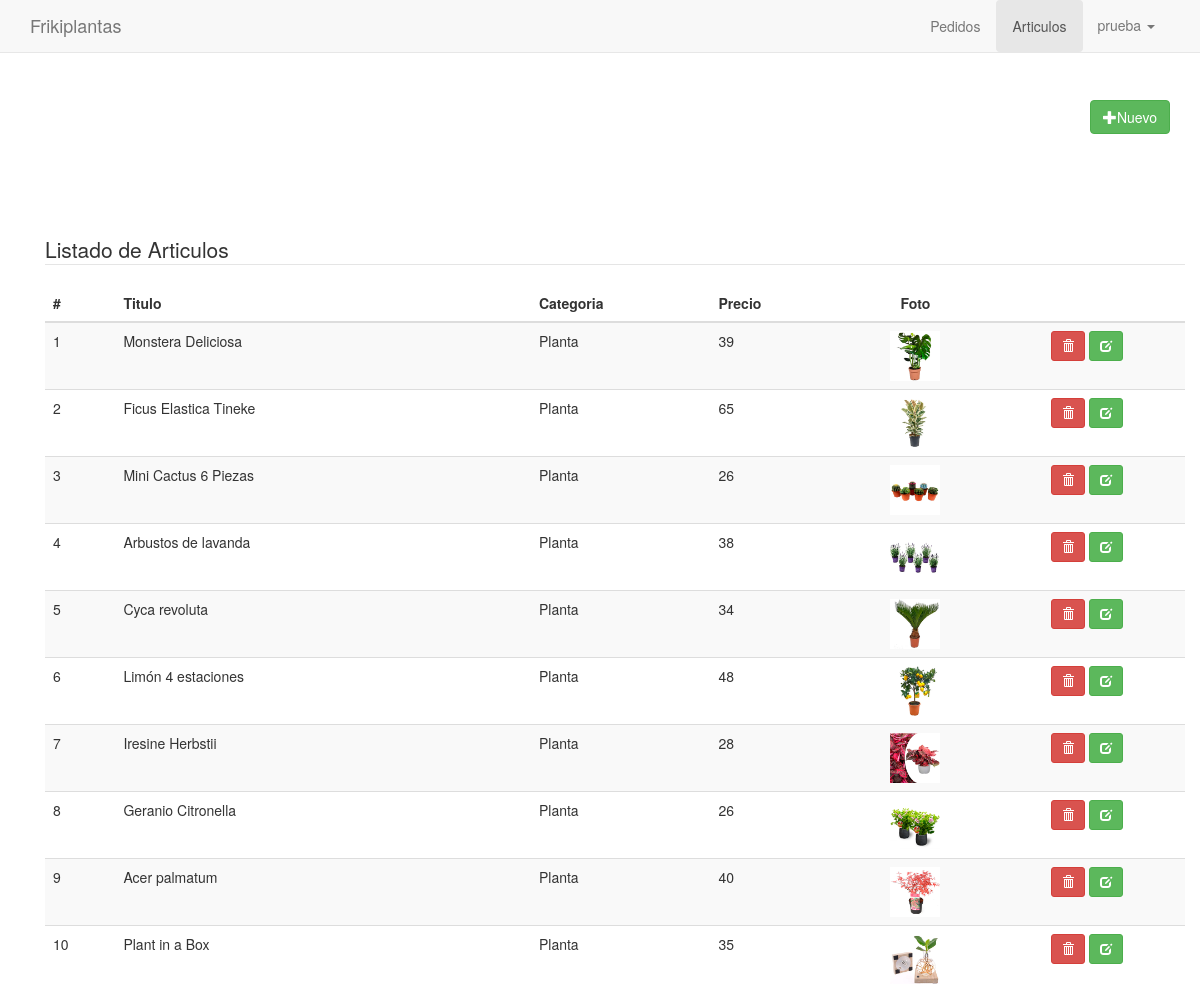
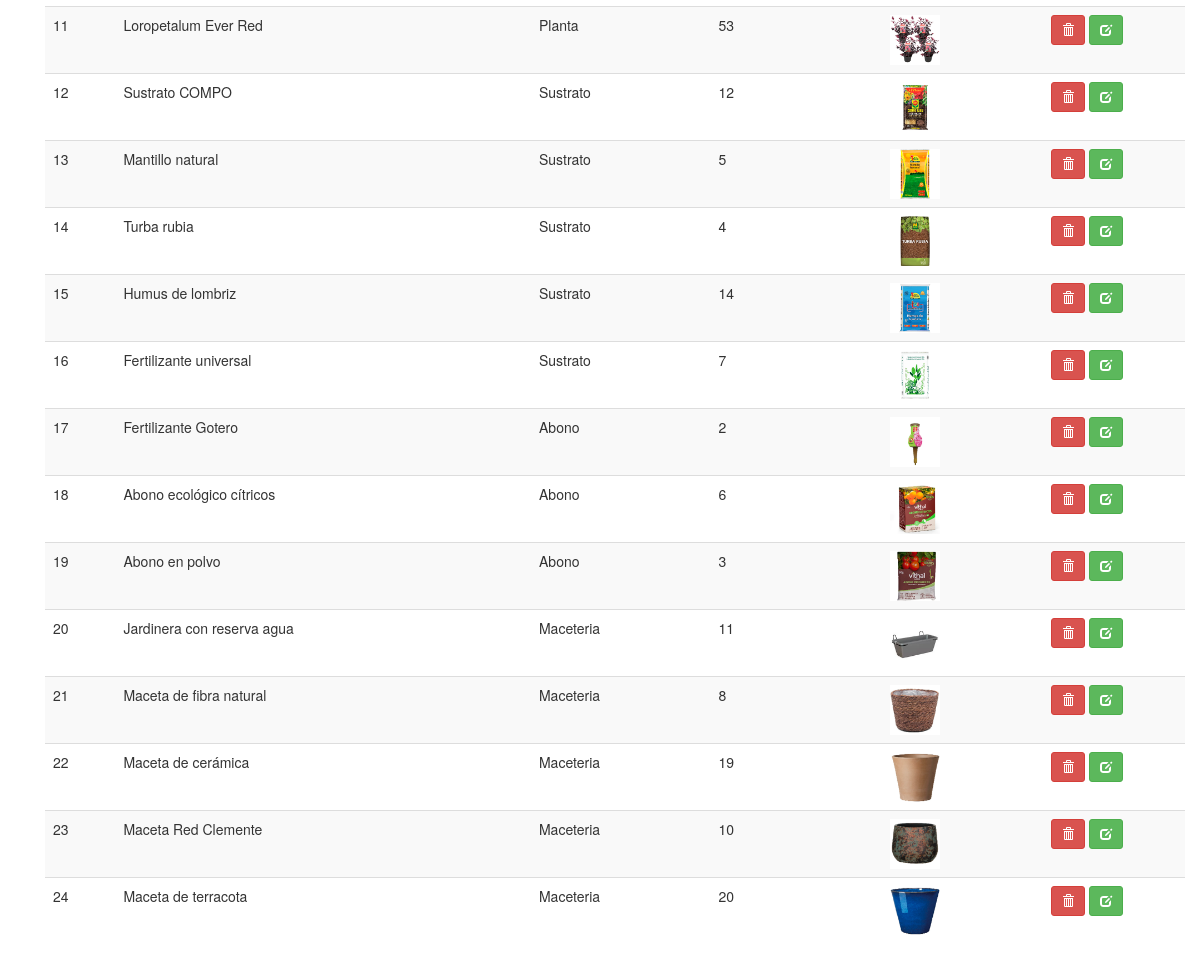
/panel/articulos/index.php (signed in), run on the app's committed database (2 pictures, top to bottom).
### tables this page shows
CREATE TABLE `articulos` (
  `id` int(11) NOT NULL,
  `titulo` varchar(80) NOT NULL,
  `descripcion` varchar(300) NOT NULL,
  `foto` varchar(100) NOT NULL,
  `precio` decimal(10,0) NOT NULL,
  `categoria_id` int(10) NOT NULL,
  `fecha` date NOT NULL,
  `estado` int(11) NOT NULL DEFAULT 1
);

CREATE TABLE `categorias` (
  `id` int(10) NOT NULL,
  `nombre` varchar(50) NOT NULL
);

### src/Articulos.php (called while the page is built, shortened)
<?php
class Articulos{
    private $cn = null;
    public function __construct()
    {
        $this->config = parse_ini_file(__DIR__.'/../config.ini') ;
        $this->cn = new \PDO( $this->config['dns'], $this->config['usuario'],$this->config['clave'],array(
            \PDO::MYSQL_ATTR_INIT_COMMAND => 'SET NAMES utf8'
        ));
    }
    public function mostrar(){
        $sql = "SELECT articulos.id, titulo, descripcion,foto,nombre,precio,fecha,estado FROM articulos
        INNER JOIN categorias
        ON articulos.categoria_id = categorias.id ORDER BY articulos.id DESC
        ";
        $resultado = $this->cn->prepare($sql);
        if($resultado->execute())
            return $resultado->fetchAll();
        return false;
    }
}

### panel/articulos/index.php (the view, shortened to what this page needs)
<!DOCTYPE html>
<html lang="en">
  <head>
    <link rel="stylesheet" href="../../assets/css/bootstrap.min.css">
    <link rel="stylesheet" href="../../assets/css/estilos.css">
  </head>
  <body>
    <nav class="navbar navbar-default navbar-fixed-top">
      <div class="container">
        <div class="navbar-header">
          <a class="navbar-brand" href="../dashboard.php">Frikiplantas</a>
        </div>
        <div id="navbar" class="navbar-collapse collapse">
          <ul class="nav navbar-nav pull-right">
            <li>
              <a href="../pedidos/index.php" class="btn">Pedidos</a>
            </li>
            <li class="active">
              <a href="index.php" class="btn">Articulos</a>
            </li>
            <li class="dropdown">
                <a href="#" class="dropdown-toggle" data-toggle="dropdown" role="button" aria-haspopup="true" aria-expanded="false"><?php print $_SESSION['usuario_info']['nombre_usuario']?> <span class="caret"></span></a>
            </li>
          </ul>
        </div>
      </div>
    </nav>
    <div class="container" id="main">
      <div class="row">
        <div class="col-md-12">
          <div class="pull-right">
            <a href="form_registrar.php" class="btn btn-success"><span class="glyphicon glyphicon-plus"></span>Nuevo</a>
          </div>
        </div>
    </div>
    <div class="container" id="main">
      <div class="row">
        <div class="col-md-12">
          <fieldset>
            <legend>Listado de Articulos</legend>
            <table class="table table-striped">
              <thead>
                <tr>
                  <th>#</th>
                  <th>Titulo</th>
                  <th>Categoria</th>
                  <th>Precio</th>
                  <th class="text-center">Foto</th>
                  <th></th>
                </tr>
              </thead>
              <tbody>
                <?php
                  $articulos = new frikiplantas\Articulos;
                  $info_articulo = $articulos -> mostrar();
                  $cantidad = count($info_articulo);
                  if($cantidad > 0){
                    $c=0;
                  for($x = 0; $x < $cantidad; $x++){
                    $c++;
                    $item = $info_articulo[$x];
                ?>
                <tr>
                  <td><?php print $c?></td>
                  <td><?php print $item['titulo']?></td>
                  <td><?php print $item['nombre']?></td>
                  <td><?php print $item['precio']?></td>
                  <td class="text-center">
                    <?php
                    $foto = '../../upload/'.$item['foto'];
                    if(file_exists($foto)){
                    ?>
                      <img src="<?php print $foto; ?>" width="50">
                    <?php }else {?>
                      SIN IMAGEN
                    <?php }?>
                  </td>
                  <td class="text-center">
                    <a href="../acciones.php?id=<?php print $item['id'] ?>" class="btn btn-danger btn-sm"><span class="glyphicon glyphicon-trash"></span></a>
                    <a href="form_actualizar.php?id=<?php print $item['id'] ?>" class="btn btn-success btn-sm"><span class="glyphicon glyphicon-edit"></span></a>
                  </td>
                </tr>
                <?php
                  }
                  }else{
                ?>
                <tr>
                  <td colspan="6">NO HAY RESULTADOS</td>
                </tr>
                  <?php }?>
              </tbody>
            </table>
          </fieldset>
        </div>
    </div>
    </div>
  </body>
</html>

### assets/css/estilos.css (style rules this page uses)
#main { margin-top: 100px; }

### data on the page
articulos: titulo "Monstera Deliciosa", categoria.nombre "Planta", precio "39", foto (picture)
articulos: titulo "Ficus Elastica Tineke", categoria.nombre "Planta", precio "65", foto (picture)
articulos: titulo "Mini Cactus 6 Piezas", categoria.nombre "Planta", precio "26", foto (picture)
articulos: titulo "Arbustos de lavanda", categoria.nombre "Planta", precio "38", foto (picture)
articulos: titulo "Cyca revoluta", categoria.nombre "Planta", precio "34", foto (picture)
articulos: titulo "Limón 4 estaciones", categoria.nombre "Planta", precio "48", foto (picture)
articulos: titulo "Iresine Herbstii", categoria.nombre "Planta", precio "28", foto (picture)
articulos: titulo "Geranio Citronella", categoria.nombre "Planta", precio "26", foto (picture)
articulos: titulo "Acer palmatum", categoria.nombre "Planta", precio "40", foto (picture)
articulos: titulo "Plant in a Box", categoria.nombre "Planta", precio "35", foto (picture)
articulos: titulo "Loropetalum Ever Red", categoria.nombre "Planta", precio "53", foto (picture)
articulos: titulo "Sustrato COMPO", categoria.nombre "Sustrato", precio "12", foto (picture)
articulos: titulo "Mantillo natural", categoria.nombre "Sustrato", precio "5", foto (picture)
articulos: titulo "Turba rubia", categoria.nombre "Sustrato", precio "4", foto (picture)
articulos: titulo "Humus de lombriz", categoria.nombre "Sustrato", precio "14", foto (picture)
articulos: titulo "Fertilizante universal", categoria.nombre "Sustrato", precio "7", foto (picture)
articulos: titulo "Fertilizante Gotero", categoria.nombre "Abono", precio "2", foto (picture)
articulos: titulo "Abono ecológico cítricos", categoria.nombre "Abono", precio "6", foto (picture)
articulos: titulo "Abono en polvo", categoria.nombre "Abono", precio "3", foto (picture)
articulos: titulo "Jardinera con reserva agua", categoria.nombre "Maceteria", precio "11", foto (picture)
articulos: titulo "Maceta de fibra natural", categoria.nombre "Maceteria", precio "8", foto (picture)
articulos: titulo "Maceta de cerámica", categoria.nombre "Maceteria", precio "19", foto (picture)
articulos: titulo "Maceta Red Clemente", categoria.nombre "Maceteria", precio "10", foto (picture)
articulos: titulo "Maceta de terracota", categoria.nombre "Maceteria", precio "20", foto (picture)

### other printed values
$_SESSION['usuario_info']['nombre_usuario'] "prueba"
